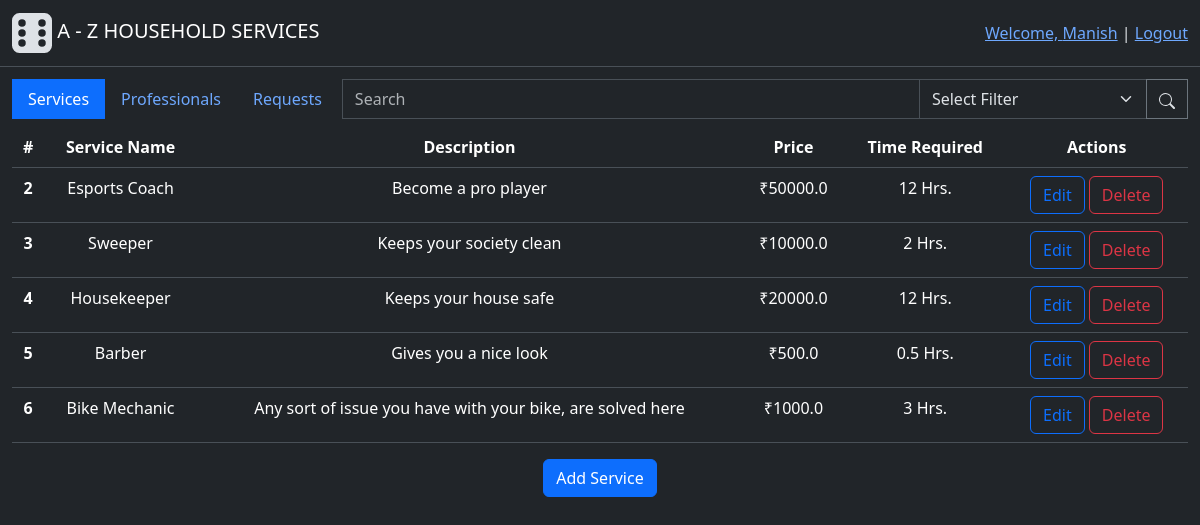
Page /admin (signed in) on the earlier database version.
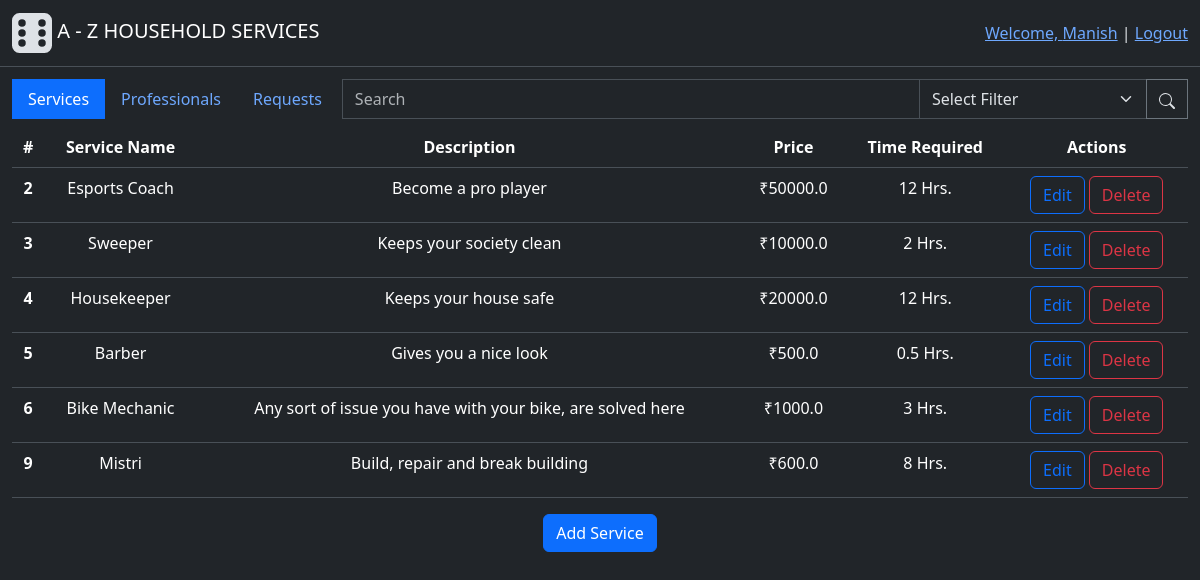
Same page on the later database version.
### backend/modals.py (models this page shows)
class Service(db.Model):
    id = db.Column(db.Integer(), primary_key=True)
    name = db.Column(db.String(30),unique=True, nullable=False)
    desc = db.Column(db.String(500), nullable=False)
    time_required = db.Column(db.Integer(), nullable=False) # Time required (in Hrs)
    price = db.Column(db.Float(), nullable=False)
    status = db.Column(db.Integer(), nullable=False, default=1) # 0-inactive, 1-active
    service_requests = db.relationship("ServiceRequest", cascade="all, delete", backref="services", lazy=True) # For accessing all the service requests having common service
    def capitalised_name(self):
        return self.name.title()

### backend/controllers.py (the view)
@app.route("/admin")
@login_required
def admin_page():
    services = Service.query.filter_by(status=1)
    return render_template("admin_dashboard.html", services=services)

### app.py (called while the page is built)
def setup_app(): #Initializations
    app = Flask(__name__)
    app.config["SQLALCHEMY_DATABASE_URI"] = "sqlite:///household_services.sqlite3" # Database file name
    app.config["SECRET_KEY"] = "123456"
    db.init_app(app) # Connecting database to flask app
    app.app_context().push() #Direct access to other modules
    login_manager = LoginManager(app) # For manageing user sessions
    login_manager.login_view = "login_page" # Redirect to "login_page" route funtion if some try to access restricted route
    login_manager.login_message_category = "info"
    @login_manager.user_loader
    def load_user(user_id):
        return User.query.get(int(user_id))
    app.debug=True

### backend/modals.py (called while the page is built)
    def capitalised_name(self):
        return self.name.title()

### templates/admin_dashboard.html (shortened to what this page needs)
{% extends "base.html" %}
{% block content %}
    <div class="main">
        <div class="row">
            <div class="input-group">
                    <ul class="nav nav-pills" id="pills-tab" role="tablist">
                        <li class="nav-item" role="presentation">
                        <button style="border-radius: 0;" class="nav-link active" id="pills-home-tab" data-bs-toggle="pill" data-bs-target="#pills-home" type="button" role="tab" aria-controls="pills-home" aria-selected="true">Services</button>
                        </li>
                        <li class="nav-item" role="presentation">
                        <button style="border-radius: 0;" class="nav-link" id="pills-profile-tab" data-bs-toggle="pill" data-bs-target="#pills-profile" type="button" role="tab" aria-controls="pills-profile" aria-selected="false">Professionals</button>
                        </li>
                        <li class="nav-item" role="presentation">
                        <button style="border-radius: 0;" class="nav-link" id="pills-contact-tab" data-bs-toggle="pill" data-bs-target="#pills-contact" type="button" role="tab" aria-controls="pills-contact" aria-selected="false">Requests</button>
                        </li>
                    </ul>
                    <input style="width: 400px;" type="text" class="form-control ms-1" placeholder="Search">
                    <select class="form-select" aria-label="Default select example">
                        <option selected>Select Filter</option>
                      </select>
                    <button style="border-radius: 0;" class="btn btn-outline-secondary" type="button" id="button-addon2">
                        <img  src="/static/image/icons/search.svg">
                    </button>
            </div>
        </div>
        <div class="tab-content" id="pills-tabContent">
            <div class="tab-pane fade show active" id="pills-home" role="tabpanel" aria-labelledby="pills-home-tab" tabindex="0">
                {% include "includes/services_tab.html" %}
            </div>
        </div>
    </div>
    <div style="height: 1000px;"></div>
{% endblock %}

### templates/includes/services_tab.html
<table class="table mt-2">
    <thead>
      <tr>
        <th scope="col">#</th>
        <th scope="col">Service Name</th>
        <th scope="col">Description</th>
        <th scope="col">Price</th>
        <th scope="col">Time Required</th>
        <th scope="col">Actions</th>
      </tr>
    </thead>
    <tbody>
        {% for service in services %}
            <tr>
                <th scope="row">{{service.id}}</th>
                <td>{{service.capitalised_name()}}</td>
                <td style="max-width: 600px;">{{service.desc}}</td>
                <td>&#8377;{{service.price}}</td>
                <td>{{service.time_required}} Hrs.</td>
                <td>
                    <a href="edit_service/{{service.id}}"><button class="btn btn-outline-primary">Edit</button></a>
                    <a href="delete_service/{{service.id}}"><button class="btn btn-outline-danger">Delete</button></a>
                </td>
            </tr>
        {% endfor %}
    </tbody>
</table>
<a href="{{ url_for('add_service') }}"><button class="btn btn-primary">Add Service</button></a>

Differences in the rows shown:
added Service: id "9", capitalised_name "Mistri", desc "Build, repair and break building", price "600.0", time_required "8"
